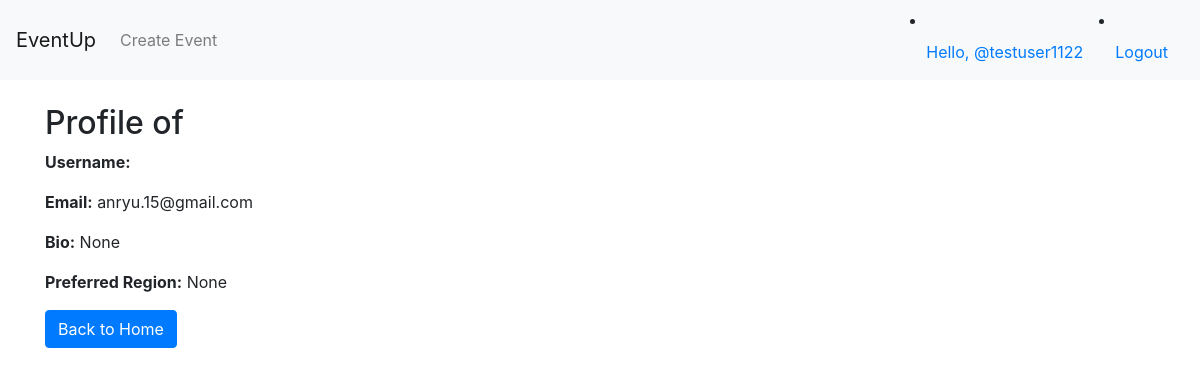
The page /profile/1/ (signed in) on the database its author committed.
### chat/models.py (models this page shows, shortened)
class CustomUser(AbstractUser):
    GENDER_CHOICES = [
        ('M', 'Male'),
        ('F', 'Female'),
        ('O', 'Other'),
    ]
    username = models.CharField(max_length=150, unique=False)
    bio = models.TextField(blank=True, null=True)
    profile_picture = models.ImageField(upload_to='profile_pictures/', blank=True, null=True)
    followers_count = models.PositiveIntegerField(default=0)
    following_count = models.PositiveIntegerField(default=0)
    gender = models.CharField(max_length=1, choices=GENDER_CHOICES, blank=True, null=True)
    age = models.PositiveIntegerField(blank=True, null=True)
    preferred_region = models.CharField(max_length=100, blank=True, null=True)
    account_id = models.CharField(max_length=30, unique=True, blank=False, null=False)
    categories = models.ManyToManyField(Category, blank=True, related_name='interested_users')
    subcategories = models.ManyToManyField(SubCategory, blank=True, related_name='interested_users')
    USERNAME_FIELD = 'account_id'  # 認証に使用するフィールドを指定
    REQUIRED_FIELDS = ['email']    # スーパーユーザー作成時に必要なフィールド
    objects = CustomUserManager()

### chat/views.py (the view)
# urls.py: path('profile/<int:id>/', views.profile, name='profile'),
@login_required
def profile(request, id):
    user = get_object_or_404(CustomUser, id=id)  # IDでユーザーを取得
    return render(request, 'profile.html', {'user_profile': user})

### templates/profile.html (shortened to what this page needs)
{% extends 'base.html' %}
{% block content %}
<h2>Profile of {{ user_profile.username }}</h2>
<p><strong>Username:</strong> {{ user_profile.username }}</p>
<p><strong>Email:</strong> {{ user_profile.email }}</p>
<p><strong>Bio:</strong> {{ user_profile.bio }}</p>
<p><strong>Preferred Region:</strong> {{ user_profile.preferred_region }}</p>
<a href="{% url 'home' %}" class="btn btn-primary">Back to Home</a>
{% endblock %}

### templates/base.html (shortened to what this page needs)
<!DOCTYPE html>
<html lang="en">
<head>
    <link rel="stylesheet" href="https://stackpath.bootstrapcdn.com/bootstrap/4.5.2/css/bootstrap.min.css">
</head>
<body>
<nav class="navbar navbar-expand-lg navbar-light bg-light">
    <a class="navbar-brand" href="{% url 'home' %}">EventUp</a>
    <div class="collapse navbar-collapse">
        <ul class="navbar-nav mr-auto">
            <li class="nav-item">
                <a class="nav-link" href="{% url 'event_create' %}">Create Event</a>
            </li>
        </ul>
            {% if user.is_authenticated %}
                <li class="nav-item">
                    <a class="nav-link" href="{% url 'profile' user.id %}">Hello, @{{ user.username }}</a>
                </li>
                <li class="nav-item">
                    <a class="nav-link" href="{% url 'logout' %}">Logout</a>
                </li>
            {% endif %}
    </div>
</nav>
<div class="container mt-4">
    {% block content %}{% endblock %}
</div>
</body>
</html>

### rows shown on the page
CustomUser: username "testuser1122"
CustomUser: email "anryu.15@gmail.com", bio "None", preferred_region "None"
